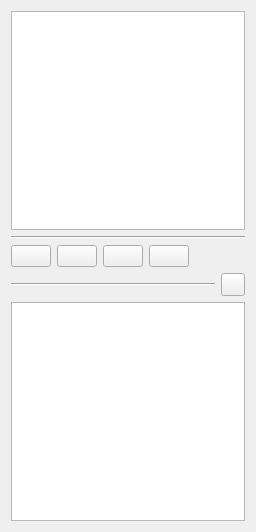
<?xml version="1.0" encoding="UTF-8"?>
<ui version="4.0">
 <class>KateSnippetSelector</class>
 <widget class="QWidget" name="KateSnippetSelector">
  <property name="geometry">
   <rect>
    <x>0</x>
    <y>0</y>
    <width>256</width>
    <height>532</height>
   </rect>
  </property>
  <layout class="QVBoxLayout" name="verticalLayout">
   <item>
    <widget class="QTreeView" name="treeView"/>
   </item>
   <item>
    <widget class="Line" name="line">
     <property name="orientation">
      <enum>Qt::Horizontal</enum>
     </property>
    </widget>
   </item>
   <item>
    <layout class="QHBoxLayout" name="horizontalLayout_2">
     <item>
      <widget class="KPushButton" name="newRepoButton">
       <property name="text">
        <string/>
       </property>
      </widget>
     </item>
     <item>
      <widget class="KPushButton" name="showRepoManagerButton">
       <property name="text">
        <string/>
       </property>
      </widget>
     </item>
     <item>
      <widget class="KPushButton" name="addSnippetToButton">
       <property name="text">
        <string/>
       </property>
      </widget>
     </item>
     <item>
      <widget class="KPushButton" name="editSnippet">
       <property name="text">
        <string/>
       </property>
      </widget>
     </item>
     <item>
      <spacer name="horizontalSpacer">
       <property name="orientation">
        <enum>Qt::Horizontal</enum>
       </property>
       <property name="sizeHint" stdset="0">
        <size>
         <width>40</width>
         <height>20</height>
        </size>
       </property>
      </spacer>
     </item>
    </layout>
   </item>
   <item>
    <layout class="QHBoxLayout" name="horizontalLayout">
     <item>
      <widget class="Line" name="line_2">
       <property name="orientation">
        <enum>Qt::Horizontal</enum>
       </property>
      </widget>
     </item>
     <item>
      <widget class="QToolButton" name="hideShowBtn">
       <property name="sizePolicy">
        <sizepolicy hsizetype="Fixed" vsizetype="Fixed">
         <horstretch>0</horstretch>
         <verstretch>0</verstretch>
        </sizepolicy>
       </property>
      </widget>
     </item>
    </layout>
   </item>
   <item>
    <widget class="QPlainTextEdit" name="plainTextEdit"/>
   </item>
  </layout>
 </widget>
 <customwidgets>
  <customwidget>
   <class>KArrowButton</class>
   <extends>QPushButton</extends>
   <header>karrowbutton.h</header>
  </customwidget>
  <customwidget>
   <class>KPushButton</class>
   <extends>QPushButton</extends>
   <header>kpushbutton.h</header>
  </customwidget>
 </customwidgets>
 <resources/>
 <connections/>
</ui>
